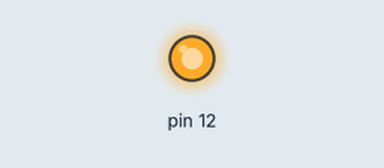
Simulated run of this sketch. Board: Arduino Leonardo, built with avr-gcc and run on an emulated ATmega32U4. On the bench: output pins drawn as LEDs (lit = HIGH). What the sketch prints to the serial monitor is not drawn.

Above: at 0.5 s.
At 3.0 s:
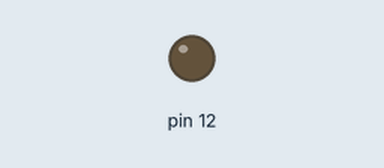
Timing chart, 0 to 6.6 s (numbered marks = the images above):
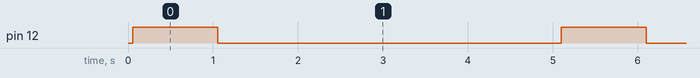

Measured:
- by itself, pin 12: alternates HIGH for 1.0 s and LOW for 4.0 s

The sketch:

i2c_scanner.ino
```cpp
#include <Wire.h>


void setup()
{
  Wire.begin();

  Serial.begin(115200);
  while (!Serial);             // Leonardo: wait for serial monitor
  Serial.println("I2C Scanner");
  pinMode(12, OUTPUT);
}


void loop()
{
  byte error, address;
  int nDevices;

  Serial.println("Scanning...");

  nDevices = 0;
  for(address = 1; address < 127; address++ )
  {
    // The i2c_scanner uses the return value of
    // the Write.endTransmisstion to see if
    // a device did acknowledge to the address.
    Serial.println(address);
    Wire.beginTransmission(address);
    error = Wire.endTransmission();

    if (error == 0)
    {
      Serial.print("I2C device found at address 0x");
      if (address<16)
        Serial.print("0");
      Serial.print(address,HEX);
      Serial.println("  !");

      nDevices++;
    }
    else if (error==4)
    {
      Serial.print("Unknown error at address 0x");
      if (address<16)
        Serial.print("0");
      Serial.println(address,HEX);
    }
  }
  if (nDevices == 0)
    Serial.println("No I2C devices found");
  else
    Serial.println("done");

  digitalWrite(12, HIGH);   // turn the LED on (HIGH is the voltage level)
  delay(1000);                       // wait for a second
  digitalWrite(12, LOW);    // turn the LED off by making the voltage LOW
  delay(1000);

  delay(3000);           // wait 5 seconds for next scan
}
```
